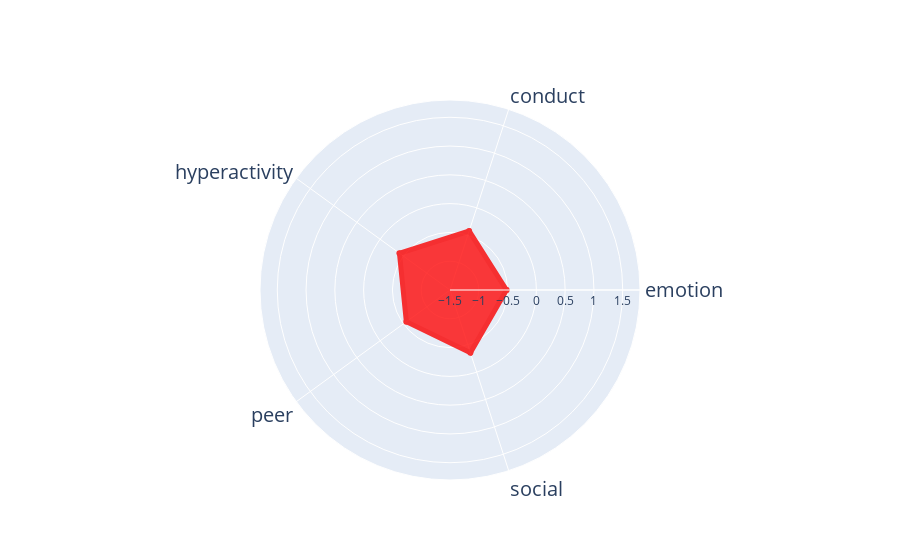

The cell this chart's notebook holds for it:
### Markdown cell above
# Radar plots

### Code cell
import plotly.graph_objects as go
from matplotlib import cm

categories = ['emotion', 'conduct', 'hyperactivity','peer', 'social']
categories.append(categories[0])

profileClusterTypical = profileCluster6 #replace by profileCluster corresponding to your typical group
profileClusterTypical.append(profileCluster6[0])

fig = go.Figure()
fig.add_trace(go.Scatterpolar(
      r=profileClusterTypical,
      theta=categories,
      fill='toself',
      fillcolor = 'rgba'+ str((255,10,10,1)), 
    #fillcolor = 'green',
    opacity = 0.8,
    line=dict(color='rgba'+ str((250,0,0,1)), width=5),
    name='No problems'
))

fig.update_layout(
  paper_bgcolor='white',
  polar=dict(
    radialaxis=dict(
      visible=True,
      range=[-1.5, 1.8]),
        angularaxis = dict(tickfont_size = 20)
        
    ),
  showlegend=False
)

fig.show()

fig.write_image("typical_MCS7.svg")

### Figure 1 — Plotly figure (JSON) as saved in the notebook; plotly's stock layout.template omitted (floating-point values rounded to 4 significant figures)
{"data": [{"fill": "toself", "fillcolor": "rgba(255, 10, 10, 1)", "line": {"color": "rgba(250, 0, 0, 1)", "width": 5}, "name": "No problems", "opacity": 0.8, "r": [-0.5182, -0.4239, -0.4147, -0.5624, -0.3535, -0.5182], "theta": ["emotion", "conduct", "hyperactivity", "peer", "social", "emotion"], "type": "scatterpolar"}], "layout": {"autosize": true, "paper_bgcolor": "white", "polar": {"angularaxis": {"tickfont": {"size": 20}, "type": "category"}, "radialaxis": {"autorange": false, "range": [-1.5, 1.8], "type": "linear", "visible": true}}, "showlegend": false}}
